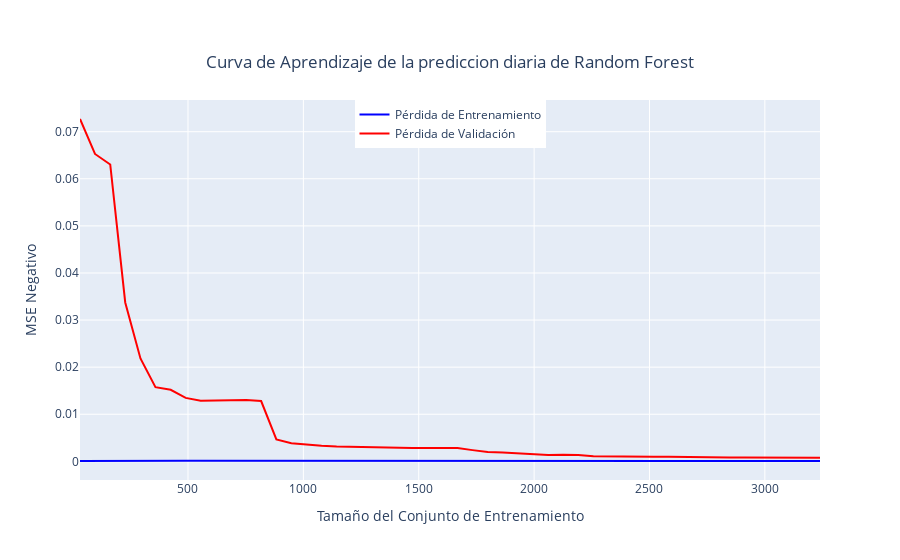

Here is the notebook cell this chart was saved with:
### Markdown cell above
![Comparación entre Precios Reales y Predicciones diarias utilizando Random Forest](Graficas%20de%20resultados/Comparaci%C3%B3n%20entre%20Precios%20Reales%20y%20Predicciones%20diarias%20utilizando%20Random%20Forest.png)

### Code cell
from sklearn.model_selection import learning_curve

# Cálculo de las curvas de aprendizaje
train_sizes, train_scores, test_scores = learning_curve(rf_model, x, y, cv=5, scoring='neg_mean_squared_error', n_jobs=-1, train_sizes=np.linspace(0.01, 1.0, 50))

# Calcular la media y la desviación estándar del error de entrenamiento y prueba
train_mean = -np.mean(train_scores, axis=1)
test_mean = -np.mean(test_scores, axis=1)

# Gráfico de la curva de aprendizaje
fig_learning_curve = go.Figure()

# Curva de entrenamiento
fig_learning_curve.add_trace(go.Scatter(x=train_sizes, y=train_mean, mode='lines', name='Pérdida de Entrenamiento', line=dict(color='blue')))

# Curva de validación
fig_learning_curve.add_trace(go.Scatter(x=train_sizes, y=test_mean, mode='lines', name='Pérdida de Validación', line=dict(color='red')))

# Configurar el título y los ejes
fig_learning_curve.update_layout(
    title={
        'text': 'Curva de Aprendizaje de la prediccion diaria de Random Forest',
        'y':0.9,
        'x':0.5,
        'xanchor': 'center',
        'yanchor': 'top'
    },
    xaxis_title='Tamaño del Conjunto de Entrenamiento',
    yaxis_title='MSE Negativo',
    legend=dict(x=0.5, y=1.0, xanchor='center'),
    hovermode='x unified'
)

# Mostrar la gráfica
fig_learning_curve.show()

### Figure 1 — Plotly figure (JSON) as saved in the notebook; plotly's stock layout.template omitted (floating-point values rounded to 4 significant figures)
{"data": [{"line": {"color": "blue"}, "mode": "lines", "name": "Pérdida de Entrenamiento", "type": "scatter", "x": [32, 97, 163, 228, 294, 359, 425, 490, 555, 621, 686, 752, 817, 883, 948, 1014, 1079, 1144, 1210, 1275, 1341, 1406, 1472, 1537, 1602, 1668, 1733, 1799, 1864, 1930, 1995, 2061, 2126, 2191, 2257, 2322, 2388, 2453, 2519, 2584, 2650, 2715, 2780, 2846, 2911, 2977, 3042, 3108, 3173, 3239], "y": [9.713e-05, 0.0001201, 0.0001664, 0.0002095, 0.000179, 0.0001671, 0.0001526, 0.0001396, 0.0001263, 0.00012, 0.0001178, 0.0001062, 0.0001066, 0.00011, 0.0001116, 0.0001089, 0.000107, 0.0001031, 0.0001019, 9.968e-05, 9.704e-05, 9.361e-05, 9.147e-05, 8.843e-05, 8.587e-05, 8.438e-05, 8.249e-05, 8.111e-05, 8.111e-05, 8.03e-05, 8.019e-05, 7.879e-05, 7.834e-05, 7.713e-05, 8.007e-05, 7.978e-05, 7.858e-05, 7.672e-05, 7.552e-05, 7.56e-05, 7.468e-05, 8.279e-05, 8.704e-05, 9.02e-05, 9.184e-05, 9.152e-05, 9.223e-05, 9.176e-05, 9.181e-05, 9.084e-05]}, {"line": {"color": "red"}, "mode": "lines", "name": "Pérdida de Validación", "type": "scatter", "x": [32, 97, 163, 228, 294, 359, 425, 490, 555, 621, 686, 752, 817, 883, 948, 1014, 1079, 1144, 1210, 1275, 1341, 1406, 1472, 1537, 1602, 1668, 1733, 1799, 1864, 1930, 1995, 2061, 2126, 2191, 2257, 2322, 2388, 2453, 2519, 2584, 2650, 2715, 2780, 2846, 2911, 2977, 3042, 3108, 3173, 3239], "y": [0.07269, 0.06527, 0.06303, 0.03374, 0.02184, 0.01575, 0.01519, 0.01348, 0.01287, 0.01297, 0.01308, 0.01303, 0.0128, 0.00465, 0.003849, 0.003506, 0.003317, 0.00315, 0.003068, 0.003067, 0.002938, 0.002929, 0.002835, 0.002849, 0.002894, 0.002813, 0.002382, 0.001964, 0.001856, 0.001689, 0.001402, 0.001367, 0.001385, 0.001324, 0.001065, 0.00102, 0.001012, 0.001002, 0.0009828, 0.001002, 0.0009456, 0.0008289, 0.0007243, 0.0007991, 0.0008028, 0.0007943, 0.0007759, 0.0007764, 0.0007879, 0.0007698]}], "layout": {"hovermode": "x unified", "legend": {"x": 0.5, "xanchor": "center", "y": 1}, "title": {"text": "Curva de Aprendizaje de la prediccion diaria de Random Forest", "x": 0.5, "xanchor": "center", "y": 0.9, "yanchor": "top"}, "xaxis": {"title": {"text": "Tamaño del Conjunto de Entrenamiento"}}, "yaxis": {"title": {"text": "MSE Negativo"}}}}
